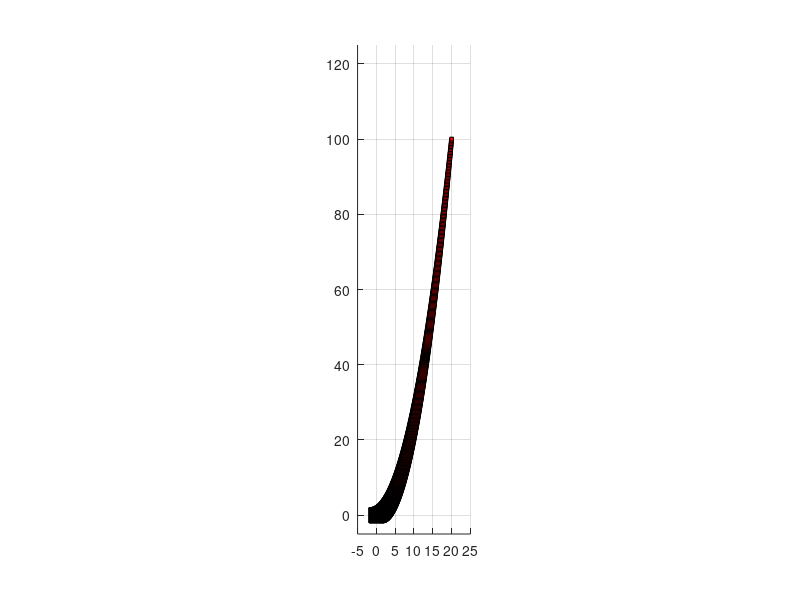

Write the MATLAB code that produced this figure.
function v = problem1
%squareX = [-2, 2, 2, -2, -2];
%squareY = [-2, -2, 2, 2, -2];

%squareX = [0 4 4 0 0];
%squareY = [0 0 4 4 0];
%square = [squareX; squareY];
%square = [[0 4 4 0 0]; [0 0 4 4 0]];
square = [[-2, 2, 2, -2, -2]; [-2, -2, 2, 2, -2]];

figure
xmin = -5;
xmax = 25;
ymin = -5;
ymax = 125;
axis equal
grid on
axis([xmin xmax ymin ymax])
hold on

plot(square)

%setting your trajectory
t = linspace(0,20,500); % independent variable of your function
trajectory = 0.25*power(t,2); % represents y in y = t^2
%trajectory = linspace(0,100,500);
scale = linspace(1,0.25,500);

% all fill/drawing steps should occur in for loop
    for i = 1:length(t)
         % fill in the appropriate inputs for fill
         h = fill((square(1,:) *scale(i)) + t(i), (square(2,:) * scale(i)) +trajectory(i), 'r');
         % do not change below 2 lines, should follow your fill command
         v.x(i,:)=get(h,'xdata')';
         v.y(i,:)=get(h,'ydata')';
         % add anything below
    end
    
end
